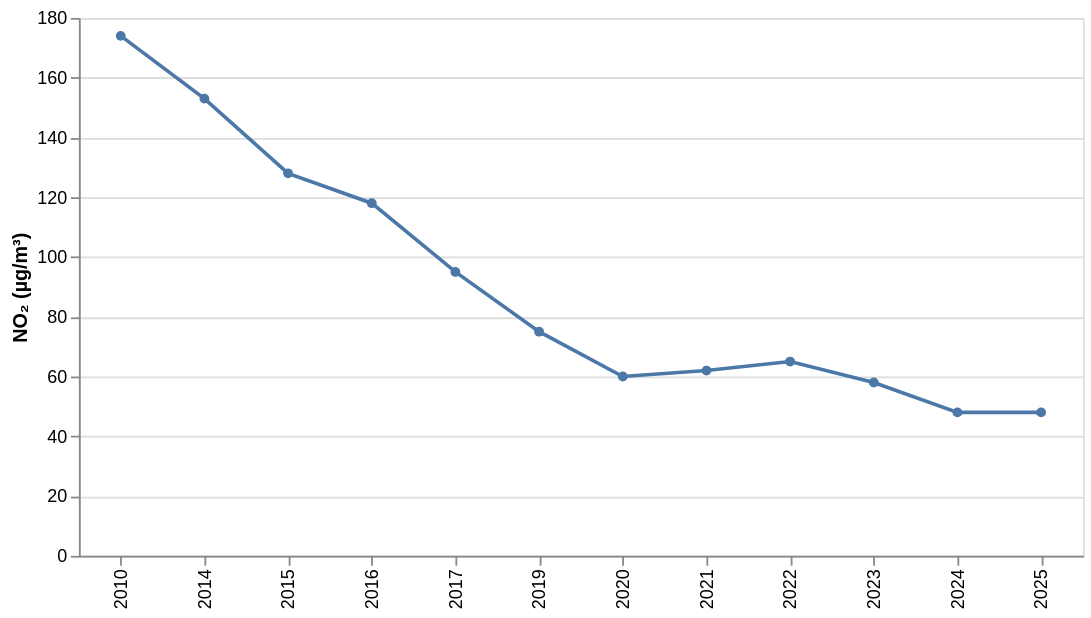

The code cell stored with this chart in its notebook:
### Markdown cell above
## B · An honest axis (5 min · lecture trick 1, *the window*)

This chart is the lecture's bare line on Brixton Road. Run it, and look at the years along the bottom.

### Code cell
alt.Chart(brixton).mark_line(point=True).encode(
    x=alt.X('year:O', title=None),
    y=alt.Y('no2:Q', title='NO₂ (µg/m³)'),
).properties(width=560, height=300)

### Figure 1 — Vega-Lite specification as saved in the notebook (floating-point values rounded to 4 significant figures)
{"config": {"view": {"continuousWidth": 300, "continuousHeight": 300}}, "data": {"name": "data-36538bebd6b4460d3cd455cbdd96ad1d"}, "mark": {"type": "line", "point": true}, "encoding": {"x": {"field": "year", "title": null, "type": "ordinal"}, "y": {"field": "no2", "title": "NO₂ (µg/m³)", "type": "quantitative"}}, "height": 300, "width": 560, "$schema": "https://vega.github.io/schema/vega-lite/v6.4.1.json", "datasets": {"data-36538bebd6b4460d3cd455cbdd96ad1d": [{"code": "LB4", "site": "Brixton Road", "borough": "Lambeth", "type": "Kerbside", "year": 2010, "no2": 174}, {"code": "LB4", "site": "Brixton Road", "borough": "Lambeth", "type": "Kerbside", "year": 2014, "no2": 153}, {"code": "LB4", "site": "Brixton Road", "borough": "Lambeth", "type": "Kerbside", "year": 2015, "no2": 128}, {"code": "LB4", "site": "Brixton Road", "borough": "Lambeth", "type": "Kerbside", "year": 2016, "no2": 118}, {"code": "LB4", "site": "Brixton Road", "borough": "Lambeth", "type": "Kerbside", "year": 2017, "no2": 95}, {"code": "LB4", "site": "Brixton Road", "borough": "Lambeth", "type": "Kerbside", "year": 2019, "no2": 75}, {"code": "LB4", "site": "Brixton Road", "borough": "Lambeth", "type": "Kerbside", "year": 2020, "no2": 60}, {"code": "LB4", "site": "Brixton Road", "borough": "Lambeth", "type": "Kerbside", "year": 2021, "no2": 62}, {"code": "LB4", "site": "Brixton Road", "borough": "Lambeth", "type": "Kerbside", "year": 2022, "no2": 65}, {"code": "LB4", "site": "Brixton Road", "borough": "Lambeth", "type": "Kerbside", "year": 2023, "no2": 58}, {"code": "LB4", "site": "Brixton Road", "borough": "Lambeth", "type": "Kerbside", "year": 2024, "no2": 48}, {"code": "LB4", "site": "Brixton Road", "borough": "Lambeth", "type": "Kerbside", "year": 2025, "no2": 48}]}}
